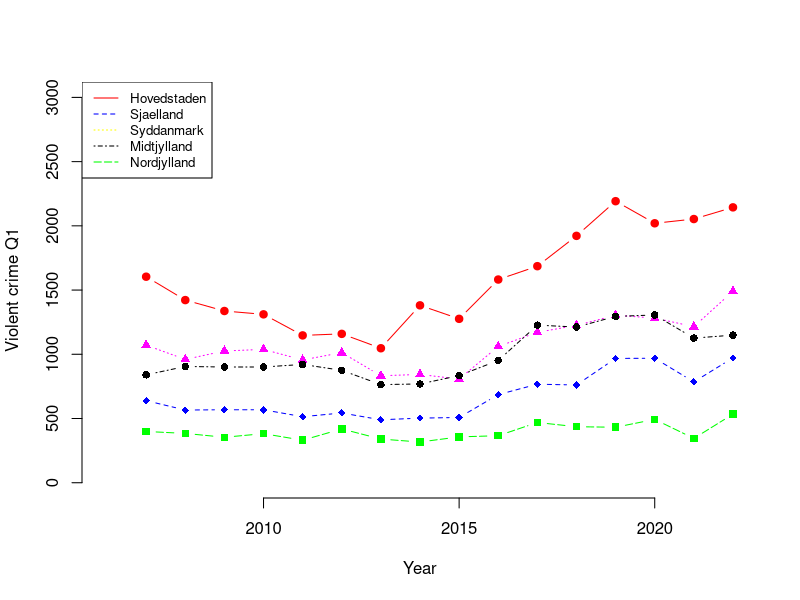

The R script that drew this image:
# Line plot ----

# Data from danmarks statestik
year	<- c(2007,	2008,	2009,	2010,	2011,	2012,	2013,	2014,	2015,	2016,	2017,	2018,	2019,	2020,	2021,	2022)
Hovedstaden	<- c(1604,	1422,	1337,	1311,	1147,	1159,	1047,	1381,	1276,	1582,	1686,	1922,	2192,	2020,	2053,	2144)
Sjaelland	<- c(639,	566,	568,	568,	514,	543,	490,	503,	508,	686,	767,	761,	968,	969,	785,	972)
Syddanmark	<- c(1071,	960,	1026,	1038,	956,	1013,	833,	843,	807,	1061,	1171,	1225,	1304,	1282,	1215,	1491)
Midtjylland	<- c(840,	905,	901,	901,	921,	875,	764,	769,	834,	952,	1227,	1212,	1295,	1306,	1126,	1149)
Nordjylland	<- c(399,	384,	354,	382,	331,	419,	340,	317,	357,	366,	469,	436,	432,	493,	345,	534)

# The first line has to use plot to make the figure, this also has the settings for the figure
plot(year, Hovedstaden, type = "b", frame = FALSE, pch = 19, col = "red", xlab = "Year", ylab = "Violent crime Q1", ylim=c(1,3000),xlim=c(2006,2022))

# Add a more lines
lines(year, Sjaelland, pch = 18, col = "blue", type = "b", lty = 2)
lines(year, Syddanmark, pch = 17, col = "magenta", type = "b", lty = 3)
lines(year, Midtjylland, pch = 16, col = "black", type = "b", lty = 4)
lines(year, Nordjylland, pch = 15, col = "green", type = "b", lty = 5)


# Add a legend to the plot
legend("topleft", legend=c("Hovedstaden", "Sjaelland","Syddanmark", "Midtjylland","Nordjylland"), col=c("red", "blue","yellow","black","green"), lty = 1:5, cex=0.8)
